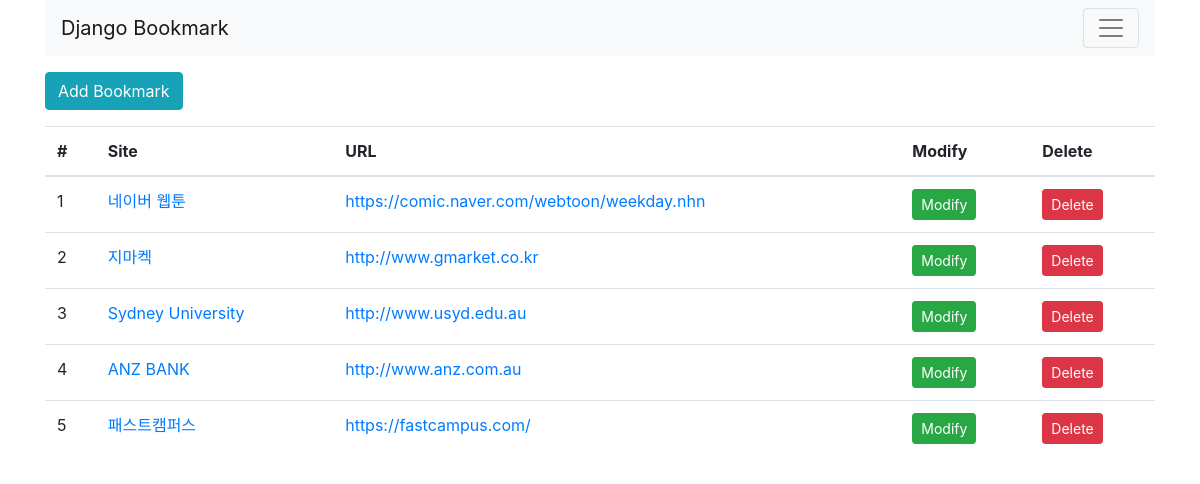
The app's page /bookmark/, older data.
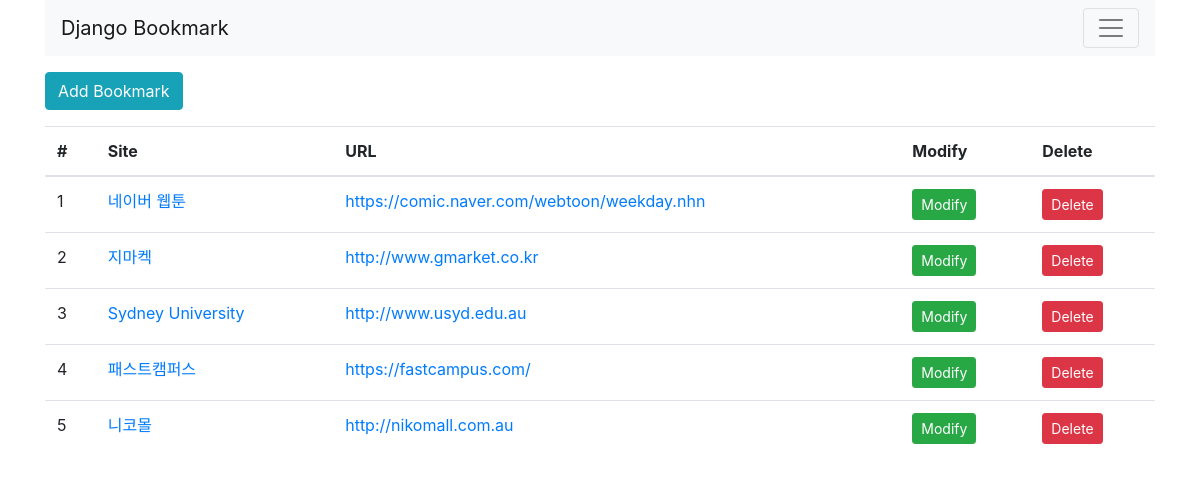
The same page, newer data.
### bookmark/models.py (models this page shows, shortened)
class Bookmark(models.Model):
    site_name = models.CharField(max_length=100)
    url = models.URLField('site URL')

### bookmark/views.py (the view)
# urls.py: path('', BookmarkListView.as_view(), name='list'),
class BookmarkListView(ListView):
    model = Bookmark
    paginate_by = 6

### bookmark/templates/bookmark/bookmark_list.html (shortened to what this page needs)
{% extends 'base.html' %}
{% block content %}
<div class="btn-group">
    <a href="{% url 'add' %}" class="btn btn-info">Add Bookmark</a>
</div>
<table class="table">
    <thead>
        <tr>
            <th scope="col">#</th>
            <th scope="col">Site</th>
            <th scope="col">URL</th>
            <th scope="col">Modify</th>
            <th scope="col">Delete</th>
        </tr>
    </thead>
    <tbody>
        {% for bookmark in object_list %}
        <tr>
            <td>{{ forloop.counter }}</td>
            <td><a href="{% url 'detail' pk=bookmark.id }">{{ bookmark.site_name }}</a></td>
            <td><a href="{{ bookmark.url }}" target="_blank">{{ bookmark.url }}</a></td>
            <td><a href="{% url 'update' pk=bookmark.id %}" class="btn btn-success btn-sm">Modify</a></td>
            <td><a href="{% url 'delete' pk=bookmark.id %}" class="btn btn-danger btn-sm">Delete</a></td>
        </tr>
        {% endfor %}
    </tbody>
</table>
{% endblock %}

### templates/base.html (shortened to what this page needs)
<!doctype html>
<html lang="en">
<head>
    <link rel="stylesheet" href="https://stackpath.bootstrapcdn.com/bootstrap/4.4.1/css/bootstrap.min.css">
</head>
<body>
<div class="container">
    <nav class="navbar navbar-extend-lg navbar-light bg-light">
        <a class="navbar-brand" href="#">Django Bookmark</a>
            <button class="navbar-toggler" type="button" data-toggle="collapse" data-target="#navbarSupportedContent" aria-controls="navbarSupportedContent" aria-expanded="false" aria-label="Toggle navigation">
                <span class="navbar-toggler-icon"></span>
            </button>
    </nav>
    <div class="row">
        <div class="col">
    {% block content %}
    {% endblock %}
        </div>
    </div>
</div>
</body>
</html>

Row changes from the older to the newer data that the page shows:
removed Bookmark: site_name "ANZ BANK", url "http://www.anz.com.au"
added Bookmark: site_name "니코몰", url "http://nikomall.com.au"
